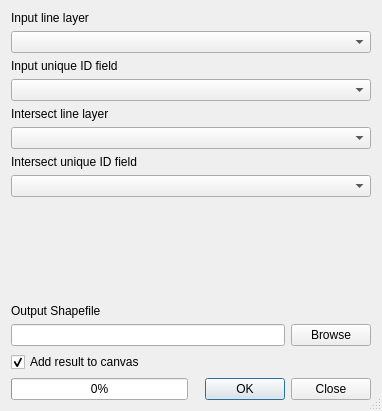
<?xml version="1.0" encoding="UTF-8"?>
<ui version="4.0">
 <class>Dialog</class>
 <widget class="QDialog" name="Dialog">
  <property name="windowModality">
   <enum>Qt::NonModal</enum>
  </property>
  <property name="geometry">
   <rect>
    <x>0</x>
    <y>0</y>
    <width>382</width>
    <height>411</height>
   </rect>
  </property>
  <property name="windowTitle">
   <string>Locate Line Intersections</string>
  </property>
  <property name="sizeGripEnabled">
   <bool>true</bool>
  </property>
  <layout class="QGridLayout" name="gridLayout">
   <item row="0" column="0">
    <layout class="QVBoxLayout">
     <item>
      <widget class="QLabel" name="label_4">
       <property name="text">
        <string>Input line layer</string>
       </property>
      </widget>
     </item>
     <item>
      <widget class="QComboBox" name="inLine1"/>
     </item>
    </layout>
   </item>
   <item row="1" column="0">
    <layout class="QVBoxLayout">
     <item>
      <widget class="QLabel" name="label_6">
       <property name="text">
        <string>Input unique ID field</string>
       </property>
      </widget>
     </item>
     <item>
      <widget class="QComboBox" name="inField1"/>
     </item>
    </layout>
   </item>
   <item row="2" column="0">
    <layout class="QVBoxLayout">
     <item>
      <widget class="QLabel" name="label_3">
       <property name="text">
        <string>Intersect line layer</string>
       </property>
      </widget>
     </item>
     <item>
      <widget class="QComboBox" name="inLine2"/>
     </item>
    </layout>
   </item>
   <item row="3" column="0">
    <layout class="QVBoxLayout">
     <item>
      <widget class="QLabel" name="label_5">
       <property name="text">
        <string>Intersect unique ID field</string>
       </property>
      </widget>
     </item>
     <item>
      <widget class="QComboBox" name="inField2"/>
     </item>
    </layout>
   </item>
   <item row="4" column="0">
    <spacer>
     <property name="orientation">
      <enum>Qt::Vertical</enum>
     </property>
     <property name="sizeHint" stdset="0">
      <size>
       <width>20</width>
       <height>12</height>
      </size>
     </property>
    </spacer>
   </item>
   <item row="5" column="0">
    <layout class="QVBoxLayout">
     <item>
      <widget class="QLabel" name="label_2">
       <property name="text">
        <string>Output Shapefile</string>
       </property>
      </widget>
     </item>
     <item>
      <layout class="QHBoxLayout">
       <item>
        <widget class="QLineEdit" name="outShape">
         <property name="readOnly">
          <bool>true</bool>
         </property>
        </widget>
       </item>
       <item>
        <widget class="QPushButton" name="toolOut">
         <property name="text">
          <string>Browse</string>
         </property>
        </widget>
       </item>
      </layout>
     </item>
    </layout>
   </item>
   <item row="6" column="0">
    <widget class="QCheckBox" name="addToCanvasCheck">
     <property name="text">
      <string>Add result to canvas</string>
     </property>
     <property name="checked">
      <bool>true</bool>
     </property>
    </widget>
   </item>
   <item row="7" column="0">
    <layout class="QHBoxLayout" name="horizontalLayout">
     <item>
      <widget class="QProgressBar" name="progressBar">
       <property name="value">
        <number>0</number>
       </property>
       <property name="alignment">
        <set>Qt::AlignCenter</set>
       </property>
       <property name="textVisible">
        <bool>true</bool>
       </property>
      </widget>
     </item>
     <item>
      <widget class="QDialogButtonBox" name="buttonBox_2">
       <property name="orientation">
        <enum>Qt::Horizontal</enum>
       </property>
       <property name="standardButtons">
        <set>QDialogButtonBox::Close|QDialogButtonBox::Ok</set>
       </property>
      </widget>
     </item>
    </layout>
   </item>
  </layout>
 </widget>
 <resources/>
 <connections>
  <connection>
   <sender>buttonBox_2</sender>
   <signal>accepted()</signal>
   <receiver>Dialog</receiver>
   <slot>accept()</slot>
   <hints>
    <hint type="sourcelabel">
     <x>133</x>
     <y>512</y>
    </hint>
    <hint type="destinationlabel">
     <x>215</x>
     <y>290</y>
    </hint>
   </hints>
  </connection>
  <connection>
   <sender>buttonBox_2</sender>
   <signal>rejected()</signal>
   <receiver>Dialog</receiver>
   <slot>close()</slot>
   <hints>
    <hint type="sourcelabel">
     <x>59</x>
     <y>512</y>
    </hint>
    <hint type="destinationlabel">
     <x>132</x>
     <y>239</y>
    </hint>
   </hints>
  </connection>
 </connections>
</ui>
